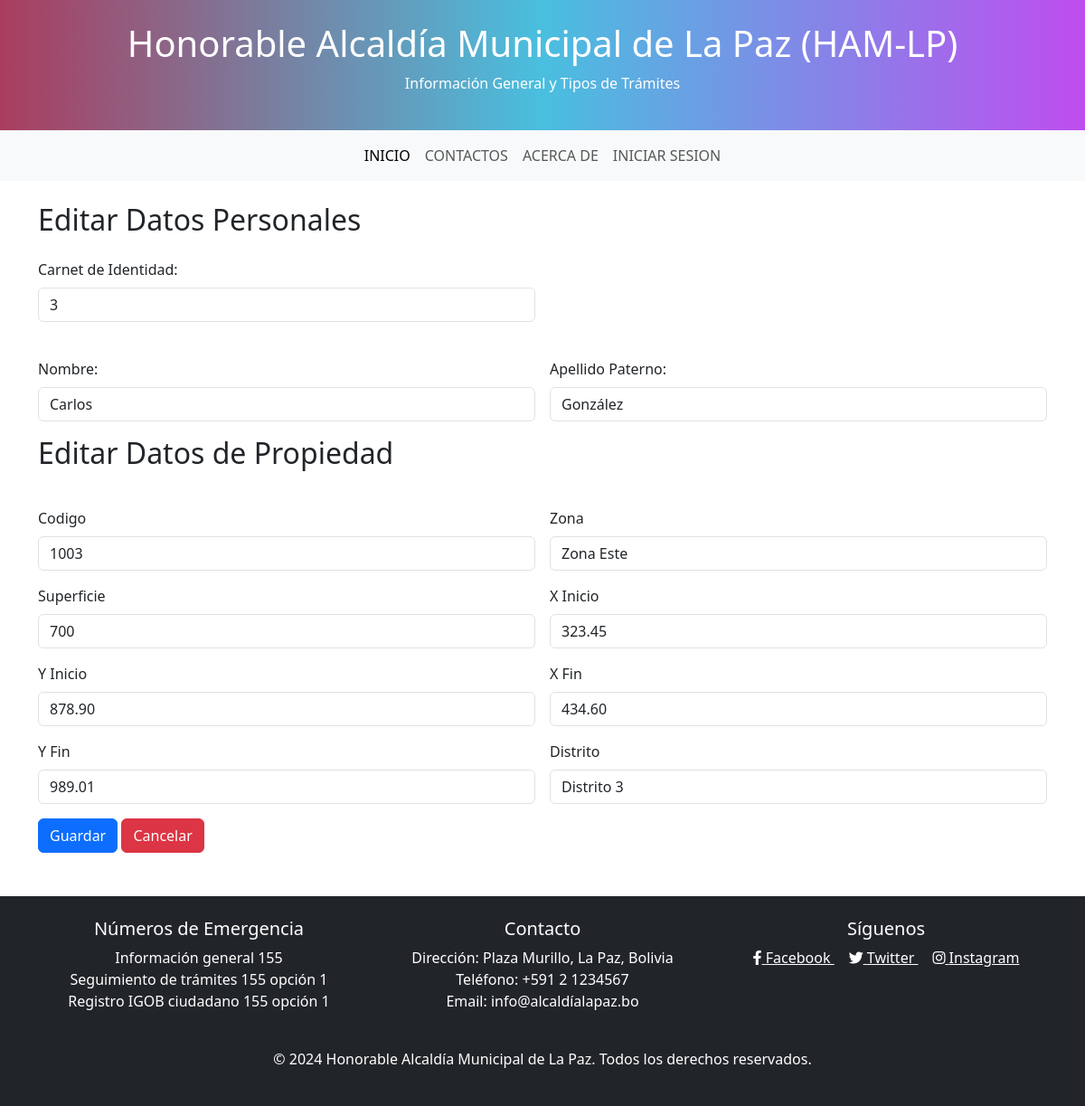
The app's page /ejercicio2/editar.php?ci=3 with its own data.
### tables this page shows
CREATE TABLE `persona` (
  `ci` int(11) NOT NULL,
  `nombre` varchar(50) DEFAULT NULL,
  `paterno` varchar(50) DEFAULT NULL
);

CREATE TABLE `catastro` (
  `codigo` varchar(50) NOT NULL,
  `zona` varchar(75) DEFAULT NULL,
  `xini` varchar(15) DEFAULT NULL,
  `yini` varchar(15) DEFAULT NULL,
  `xfin` varchar(15) DEFAULT NULL,
  `yfin` varchar(15) DEFAULT NULL,
  `superficie` int(11) DEFAULT NULL,
  `distrito` varchar(70) DEFAULT NULL,
  `ci` int(11) DEFAULT NULL
);

### ejercicio2/editar.php (the view, shortened to what this page needs)
<?php
include "conexion.inc.php";
if (isset($_GET["ci"])) {
    $ci = $_GET["ci"];
    $sql = "SELECT * FROM Persona WHERE ci = '$ci'";
    $resultado = mysqli_query($con, $sql);
    $fila = mysqli_fetch_array($resultado);
    $sqlCatastro = "SELECT * FROM Catastro WHERE ci = '$ci'";
    $resultadoCatastro = mysqli_query($con, $sqlCatastro);
    $filaCatastro = mysqli_fetch_array($resultadoCatastro);
    $ci = $fila["ci"];
    $nombre = $fila["nombre"];
    $paterno = $fila["paterno"];
    $codigo = $filaCatastro["codigo"];
    $zona = $filaCatastro["zona"];
    $superficie = $filaCatastro["superficie"];
    $xini = $filaCatastro["xini"];
    $yini = $filaCatastro["yini"];
    $xfin = $filaCatastro["xfin"];
    $yfin = $filaCatastro["yfin"];
    $distrito = $filaCatastro["distrito"];
} else {
    header("Location: index.php");
    exit();
}
?>
<?php
require_once('header.php');
?>
<!DOCTYPE html>
<html lang="es">
<head>
    <link href="https://cdn.jsdelivr.net/npm/bootstrap@5.3.3/dist/css/bootstrap.min.css" rel="stylesheet">
</head>
<body>
    <div class="container mt-4">
        <h2 class="mb-4">Editar Datos Personales</h2>
        <form class="row g-3" action="guardaeditar.php" method="POST">
            <div class="col-md-6">
                <label for="nombre" class="form-label">Carnet de Identidad:</label>
                <input type="text" class="form-control" id="ci" name="ci" value="<?php echo $ci; ?>"  readonly required>
            </div>
            <h1></h2>
            <div class="col-md-6">
                <label for="nombre" class="form-label">Nombre:</label>
                <input type="text" class="form-control" id="nombre" name="nombre" value="<?php echo $nombre; ?>" required>
            </div>
            <div class="col-md-6">
                <label for="paterno" class="form-label">Apellido Paterno:</label>
                <input type="text" class="form-control" id="paterno" name="paterno" value="<?php echo $paterno; ?>" required>
            </div>
            <h2 class="mb-4">Editar Datos de Propiedad</h2>
            <div class="col-md-6">
                <label for="codigo" class="form-label">Codigo</label>
                <input type="text" class="form-control" id="codigo" name="codigo" value="<?php echo $codigo; ?>" readonly require>
            </div>
            <div class="col-md-6">
                <label for="zona" class="form-label">Zona</label>
                <input type="text" class="form-control" id="zona" name="zona" value="<?php echo $zona; ?>" required>
            </div>
            <div class="col-md-6">
                <label for="superficie" class="form-label">Superficie</label>
                <input type="number" class="form-control" id="superficie" name="superficie" value="<?php echo $superficie; ?>" required>
            </div>
            <div class="col-md-6">
                <label for="xini" class="form-label">X Inicio</label>
                <input type="text" class="form-control" id="xini" name="xini" value="<?php echo $xini; ?>" required>
            </div>
            <div class="col-md-6">
                <label for="yini" class="form-label">Y Inicio</label>
                <input type="text" class="form-control" id="yini" name="yini" value="<?php echo $yini; ?>" required>
            </div>
            <div class="col-md-6">
                <label for="xfin" class="form-label">X Fin</label>
                <input type="text" class="form-control" id="xfin" name="xfin" value="<?php echo $xfin; ?>" required>
            </div>
            <div class="col-md-6">
                <label for="yfin" class="form-label">Y Fin</label>
                <input type="text" class="form-control" id="yfin" name="yfin" value="<?php echo $yfin; ?>" required>
            </div>
            <div class="col-md-6">
                <label for="distrito" class="form-label">Distrito</label>
                <input type="text" class="form-control" id="distrito" name="distrito" value="<?php echo $distrito; ?>" required>
            </div>
            <div class="col-12">
                <button type="submit" class="btn btn-primary">Guardar</button>
                <a href="datos.php" class="btn btn-danger">Cancelar</a>
            </div>
        </form>
    </div>
</body>
</html>
<?php
require_once('footer.php');
?>

### ejercicio2/header.php (style rules this page uses)
html, body { height: 100%; display: flex; flex-direction: column; }
body { margin: 0; }
.container { flex: 1; }

### records on screen
persona: ci "3", nombre "Carlos", paterno "González"
catastro: codigo "1003", zona "Zona Este", superficie "700", xini "323.45", yini "878.90", xfin "434.60", yfin "989.01", distrito "Distrito 3"
